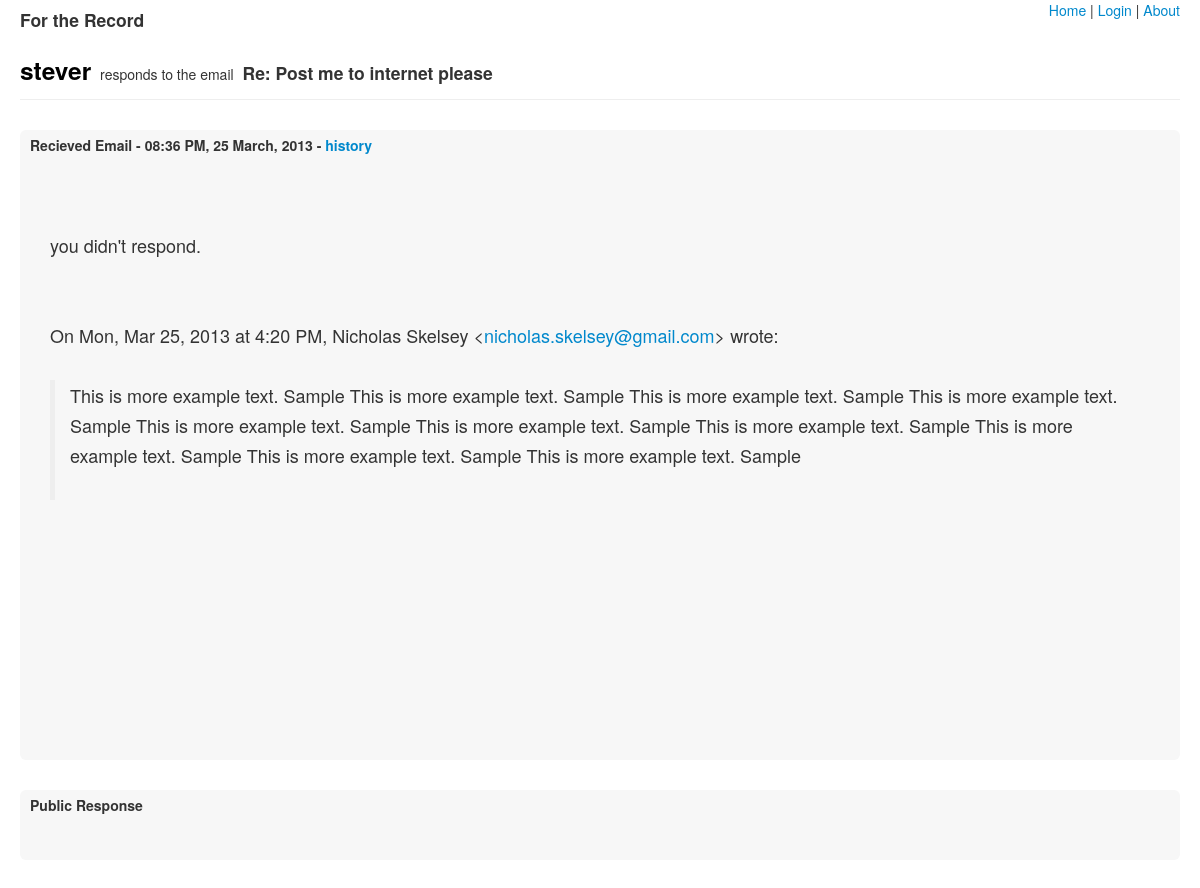
Page /r/25 on the committed database.
### models.py (models this page shows, shortened)
class Account(Base):
    __tablename__ = "account"
    name = Column(String, unique=True)
    email = Column(String, primary_key=True)
    def make_url(self):
        return url_for('list_responses', account_name=self.name)

class Response(Base):
    __tablename__ = "response"
    id = Column(Integer, primary_key=True)
    from_email = Column(String, ForeignKey('account.email'))
    to_email = Column(String)
    subject = Column(String)
    body_plain = Column(String)
    raw_html = Column(String)
    cleaned_html = Column(String)
    date_post = Column(DateTime)
    everything = Column(String)
    account = relationship("Account", backref=backref('responses', order_by=date_post))
    def make_url(self):
        return '/r/%d' % self.id

### serv.py (the view)
@app.route("/r/<int:response_id>")
def show_response(response_id):
    response = session.query(Response).get(response_id)
    account = response.account
    return render_template('post.html', response=response, account=account)

### serv.py (called while the page is built)
@app.teardown_request
def shutdown_session(exception=None):
    session.remove()

### templates/post.html (shortened to what this page needs)
{% extends 'layout.html' %}
{% block header %}
<h3><a class=subject href="{{ account.make_url() }}"> {{ account.name }}</a></h3>
<p> responds to the email </p>
<h4> {{ response.subject }} </h4>
{% endblock %}
{% block body %}
<div class="hero-unit mod">
  <div class="corner">
    Recieved Email - {{ response.date_post.strftime("%I:%M %p, %d %B, %Y") }} -
    <a href="{{ response.make_url() }}/edits">history</a>
  </div>
  <div class="inner-mod" style="white-space: pre-wrap">
    {{ response.cleaned_html|safe }}
  </div>
</div>
<div class="hero-unit mod">
  <div class="corner">Public Response</div>
</div>
{% endblock body %}

### static/style.css (style rules this page uses)
body { padding-right: 20px; padding-left: 20px; }
div.page-header > * { display: inline; margin-right: 5px; }
div.page-header p { font-size: 14px; }
div.mod { padding-top: 10px; padding-left: 10px; padding-bottom: 30px; background-color: #F7F7F7; }
div.corner { line-height: 10px; font-size: 14px; font-weight: bold; padding-bottom: 20px }
div.inner-mod { padding-left: 20px; }
a.subject { color: black; }

### rows in the picture
Account: name "stever"
Response: subject "Re: Post me to internet please", date_post "08:36 PM, 25 March, 2013", cleaned_html "you didn't respond. On Mon, Mar 25, 2013 at 4:20 PM, Nicholas Skelsey < nicholas.skelsey@gmail.com > wrote: This is more example text. Sample This is more example text. Sample This is more example text. Sample This is more example text. Sample This is more example text. Sample This is more example text. Sample This is more example text. Sample This is more example text. Sample This is more example text. Sample This is more example text. Sample"
